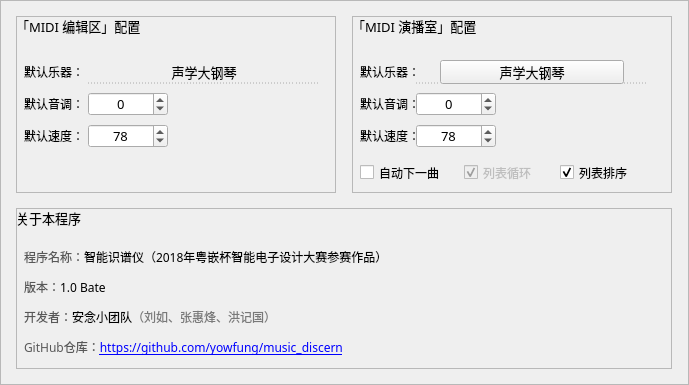
  <widget class="QFrame" name="settingBox">
   <property name="geometry">
    <rect>
     <x>96</x>
     <y>80</y>
     <width>689</width>
     <height>385</height>
    </rect>
   </property>
   <property name="styleSheet">
    <string notr="true">QFrame#settingBox {
	background-color: rgba(220, 220, 230, 0.85);
	border: 1px solid #edd;
}
QFrame#settingBox .QFrame {
	background-color: rgba(248, 248, 248, 0.85);
}
QFrame#settingBox QLabel#label_9 {
	background-color: rgba(170,170,170,0.6);
}
QFrame#settingBox QLabel#label_13 {
	background-color: rgba(170,170,170,0.6);
}
QFrame#settingBox QLabel#label_18 {
	background-color: rgba(170,170,170,0.6);
}
QFrame#settingBox .QComboBox, QFrame#settingBox .QSpinBox, QFrame#settingBox .QPushButton {
	border:none;
	border-bottom: 1px dashed #aaa;
	background-color: rgba(255,255,255,0);
}
QFrame#settingBox QComboBox:hover, QFrame#settingBox QSpinBox:hover, QFrame#settingBox QPushButton:hover {
	border-bottom: 1px dashed #048;
}</string>
   </property>
   <property name="frameShape">
    <enum>QFrame::StyledPanel</enum>
   </property>
   <property name="frameShadow">
    <enum>QFrame::Raised</enum>
   </property>
   <widget class="QFrame" name="editPageSettingBox">
    <property name="geometry">
     <rect>
      <x>16</x>
      <y>16</y>
      <width>320</width>
      <height>177</height>
     </rect>
    </property>
    <property name="frameShape">
     <enum>QFrame::StyledPanel</enum>
    </property>
    <property name="frameShadow">
     <enum>QFrame::Raised</enum>
    </property>
    <widget class="QLabel" name="label_9">
     <property name="geometry">
      <rect>
       <x>0</x>
       <y>0</y>
       <width>320</width>
       <height>32</height>
      </rect>
     </property>
     <property name="font">
      <font>
       <family>Microsoft YaHei</family>
       <pointsize>10</pointsize>
      </font>
     </property>
     <property name="text">
      <string>「MIDI 编辑区」配置</string>
     </property>
     <property name="textFormat">
      <enum>Qt::AutoText</enum>
     </property>
     <property name="scaledContents">
      <bool>false</bool>
     </property>
     <property name="alignment">
      <set>Qt::AlignLeading|Qt::AlignLeft|Qt::AlignTop</set>
     </property>
     <property name="wordWrap">
      <bool>false</bool>
     </property>
     <property name="margin">
      <number>6</number>
     </property>
     <property name="indent">
      <number>0</number>
     </property>
    </widget>
    <widget class="QLabel" name="label_19">
     <property name="geometry">
      <rect>
       <x>8</x>
       <y>40</y>
       <width>65</width>
       <height>32</height>
      </rect>
     </property>
     <property name="font">
      <font>
       <family>Microsoft YaHei</family>
       <pointsize>9</pointsize>
      </font>
     </property>
     <property name="text">
      <string>默认乐器：</string>
     </property>
    </widget>
    <widget class="QLabel" name="label_20">
     <property name="geometry">
      <rect>
       <x>8</x>
       <y>72</y>
       <width>65</width>
       <height>32</height>
      </rect>
     </property>
     <property name="font">
      <font>
       <family>Microsoft YaHei</family>
       <pointsize>9</pointsize>
      </font>
     </property>
     <property name="text">
      <string>默认音调：</string>
     </property>
    </widget>
    <widget class="QLabel" name="label_21">
     <property name="geometry">
      <rect>
       <x>8</x>
       <y>104</y>
       <width>65</width>
       <height>32</height>
      </rect>
     </property>
     <property name="font">
      <font>
       <family>Microsoft YaHei</family>
       <pointsize>9</pointsize>
      </font>
     </property>
     <property name="text">
      <string>默认速度：</string>
     </property>
    </widget>
    <widget class="QPushButton" name="set_edit_instruments_name">
     <property name="geometry">
      <rect>
       <x>96</x>
       <y>44</y>
       <width>184</width>
       <height>24</height>
      </rect>
     </property>
     <property name="font">
      <font>
       <family>Microsoft YaHei</family>
       <pointsize>10</pointsize>
      </font>
     </property>
     <property name="cursor">
      <cursorShape>ArrowCursor</cursorShape>
     </property>
     <property name="styleSheet">
      <string notr="true">QPushButton#set_edit_instruments_name {
	padding: 0px 8px;
	border:none;
	border-bottom:1px dashed #aaa;
}</string>
     </property>
     <property name="text">
      <string>声学大钢琴</string>
     </property>
    </widget>
    <widget class="QPushButton" name="set_edit_instruments_up">
     <property name="geometry">
      <rect>
       <x>280</x>
       <y>44</y>
       <width>24</width>
       <height>24</height>
      </rect>
     </property>
     <property name="cursor">
      <cursorShape>ArrowCursor</cursorShape>
     </property>
     <property name="styleSheet">
      <string notr="true">QPushButton#set_edit_instruments_up {
	image:url(:/widgets/resource/widgets/spinbox-up-normal.svg);
	border:none;
	border-bottom:1px dashed #aaa;
}
QPushButton#set_edit_instruments_up:hover {
	image:url(:/widgets/resource/widgets/spinbox-up-active.svg);
}</string>
     </property>
     <property name="text">
      <string/>
     </property>
    </widget>
    <widget class="QSpinBox" name="set_edit_spin_pitch">
     <property name="enabled">
      <bool>true</bool>
     </property>
     <property name="geometry">
      <rect>
       <x>72</x>
       <y>76</y>
       <width>80</width>
       <height>24</height>
      </rect>
     </property>
     <property name="font">
      <font>
       <family>Microsoft YaHei</family>
       <pointsize>10</pointsize>
       <underline>false</underline>
      </font>
     </property>
     <property name="alignment">
      <set>Qt::AlignCenter</set>
     </property>
     <property name="readOnly">
      <bool>false</bool>
     </property>
     <property name="minimum">
      <number>-20</number>
     </property>
     <property name="maximum">
      <number>20</number>
     </property>
     <property name="value">
      <number>0</number>
     </property>
    </widget>
    <widget class="QSpinBox" name="set_edit_spin_velocity">
     <property name="enabled">
      <bool>true</bool>
     </property>
     <property name="geometry">
      <rect>
       <x>72</x>
       <y>108</y>
       <width>80</width>
       <height>24</height>
      </rect>
     </property>
     <property name="font">
      <font>
       <family>Microsoft YaHei</family>
       <pointsize>10</pointsize>
       <underline>false</underline>
      </font>
     </property>
     <property name="alignment">
      <set>Qt::AlignCenter</set>
     </property>
     <property name="readOnly">
      <bool>false</bool>
     </property>
     <property name="maximum">
      <number>127</number>
     </property>
     <property name="value">
      <number>78</number>
     </property>
    </widget>
    <widget class="QPushButton" name="set_edit_instruments_down">
     <property name="geometry">
      <rect>
       <x>72</x>
       <y>44</y>
       <width>24</width>
       <height>24</height>
      </rect>
     </property>
     <property name="cursor">
      <cursorShape>ArrowCursor</cursorShape>
     </property>
     <property name="styleSheet">
      <string notr="true">QPushButton#set_edit_instruments_down {
	image:url(:/widgets/resource/widgets/spinbox-down-normal.svg);
	border:none;
	border-bottom:1px dashed #aaa;
}
QPushButton#set_edit_instruments_down:hover {
	image:url(:/widgets/resource/widgets/spinbox-down-active.svg);
}</string>
     </property>
     <property name="text">
      <string/>
     </property>
    </widget>
   </widget>
   <widget class="QFrame" name="playPageSettingBox">
    <property name="geometry">
     <rect>
      <x>352</x>
      <y>16</y>
      <width>320</width>
      <height>177</height>
     </rect>
    </property>
    <property name="frameShape">
     <enum>QFrame::StyledPanel</enum>
    </property>
    <property name="frameShadow">
     <enum>QFrame::Raised</enum>
    </property>
    <widget class="QLabel" name="label_13">
     <property name="geometry">
      <rect>
       <x>0</x>
       <y>0</y>
       <width>320</width>
       <height>32</height>
      </rect>
     </property>
     <property name="font">
      <font>
       <family>Microsoft YaHei</family>
       <pointsize>10</pointsize>
      </font>
     </property>
     <property name="text">
      <string>「MIDI 演播室」配置</string>
     </property>
     <property name="textFormat">
      <enum>Qt::AutoText</enum>
     </property>
     <property name="scaledContents">
      <bool>false</bool>
     </property>
     <property name="alignment">
      <set>Qt::AlignLeading|Qt::AlignLeft|Qt::AlignTop</set>
     </property>
     <property name="wordWrap">
      <bool>false</bool>
     </property>
     <property name="margin">
      <number>6</number>
     </property>
     <property name="indent">
      <number>0</number>
     </property>
    </widget>
    <widget class="QLabel" name="label_22">
     <property name="geometry">
      <rect>
       <x>8</x>
       <y>72</y>
       <width>65</width>
       <height>32</height>
      </rect>
     </property>
     <property name="font">
      <font>
       <family>Microsoft YaHei</family>
       <pointsize>9</pointsize>
      </font>
     </property>
     <property name="text">
      <string>默认音调：</string>
     </property>
    </widget>
    <widget class="QLabel" name="label_23">
     <property name="geometry">
      <rect>
       <x>8</x>
       <y>104</y>
       <width>65</width>
       <height>32</height>
      </rect>
     </property>
     <property name="font">
      <font>
       <family>Microsoft YaHei</family>
       <pointsize>9</pointsize>
      </font>
     </property>
     <property name="text">
      <string>默认速度：</string>
     </property>
    </widget>
    <widget class="QLabel" name="label_24">
     <property name="geometry">
      <rect>
       <x>8</x>
       <y>40</y>
       <width>65</width>
       <height>32</height>
      </rect>
     </property>
     <property name="font">
      <font>
       <family>Microsoft YaHei</family>
       <pointsize>9</pointsize>
      </font>
     </property>
     <property name="text">
      <string>默认乐器：</string>
     </property>
    </widget>
    <widget class="QCheckBox" name="set_play_autoNext">
     <property name="geometry">
      <rect>
       <x>8</x>
       <y>144</y>
       <width>89</width>
       <height>25</height>
      </rect>
     </property>
     <property name="font">
      <font>
       <family>Microsoft YaHei</family>
      </font>
     </property>
     <property name="text">
      <string>自动下一曲</string>
     </property>
    </widget>
    <widget class="QCheckBox" name="set_play_loop">
     <property name="enabled">
      <bool>false</bool>
     </property>
     <property name="geometry">
      <rect>
       <x>112</x>
       <y>144</y>
       <width>81</width>
       <height>25</height>
      </rect>
     </property>
     <property name="font">
      <font>
       <family>Microsoft YaHei</family>
      </font>
     </property>
     <property name="text">
      <string>列表循环</string>
     </property>
     <property name="checked">
      <bool>true</bool>
     </property>
    </widget>
    <widget class="QCheckBox" name="set_play_order">
     <property name="geometry">
      <rect>
       <x>208</x>
       <y>144</y>
       <width>97</width>
       <height>25</height>
      </rect>
     </property>
     <property name="font">
      <font>
       <family>Microsoft YaHei</family>
      </font>
     </property>
     <property name="text">
      <string>列表排序</string>
     </property>
     <property name="checked">
      <bool>true</bool>
     </property>
    </widget>
    <widget class="QSpinBox" name="set_play_spin_pitch">
     <property name="enabled">
      <bool>true</bool>
     </property>
     <property name="geometry">
      <rect>
       <x>64</x>
       <y>76</y>
       <width>80</width>
       <height>24</height>
      </rect>
     </property>
     <property name="font">
      <font>
       <family>Microsoft YaHei</family>
       <pointsize>10</pointsize>
       <underline>false</underline>
      </font>
     </property>
     <property name="alignment">
      <set>Qt::AlignCenter</set>
     </property>
     <property name="readOnly">
      <bool>false</bool>
     </property>
     <property name="minimum">
      <number>-20</number>
     </property>
     <property name="maximum">
      <number>20</number>
     </property>
     <property name="value">
      <number>0</number>
     </property>
    </widget>
    <widget class="QSpinBox" name="set_play_spin_velocity">
     <property name="enabled">
      <bool>true</bool>
     </property>
     <property name="geometry">
      <rect>
       <x>64</x>
       <y>108</y>
       <width>80</width>
       <height>24</height>
      </rect>
     </property>
     <property name="font">
      <font>
       <family>Microsoft YaHei</family>
       <pointsize>10</pointsize>
       <underline>false</underline>
      </font>
     </property>
     <property name="alignment">
      <set>Qt::AlignCenter</set>
     </property>
     <property name="readOnly">
      <bool>false</bool>
     </property>
     <property name="maximum">
      <number>127</number>
     </property>
     <property name="value">
      <number>78</number>
     </property>
    </widget>
    <widget class="QPushButton" name="set_play_instruments_name">
     <property name="geometry">
      <rect>
       <x>88</x>
       <y>44</y>
       <width>184</width>
       <height>24</height>
      </rect>
     </property>
     <property name="font">
      <font>
       <family>Microsoft YaHei</family>
       <pointsize>10</pointsize>
      </font>
     </property>
     <property name="cursor">
      <cursorShape>ArrowCursor</cursorShape>
     </property>
     <property name="styleSheet">
      <string notr="true">QPushButton#btn_instruments_name {
	padding: 0px 8px;
	border:none;
	border-bottom:1px dashed #aaa;
}</string>
     </property>
     <property name="text">
      <string>声学大钢琴</string>
     </property>
    </widget>
    <widget class="QPushButton" name="set_play_instruments_up">
     <property name="geometry">
      <rect>
       <x>272</x>
       <y>44</y>
       <width>24</width>
       <height>24</height>
      </rect>
     </property>
     <property name="cursor">
      <cursorShape>ArrowCursor</cursorShape>
     </property>
     <property name="styleSheet">
      <string notr="true">QPushButton#set_play_instruments_up {
	image:url(:/widgets/resource/widgets/spinbox-up-normal.svg);
	border:none;
	border-bottom:1px dashed #aaa;
}
QPushButton#set_play_instruments_up:hover {
	image:url(:/widgets/resource/widgets/spinbox-up-active.svg);
}</string>
     </property>
     <property name="text">
      <string/>
     </property>
    </widget>
    <widget class="QPushButton" name="set_play_instruments_down">
     <property name="geometry">
      <rect>
       <x>64</x>
       <y>44</y>
       <width>24</width>
       <height>24</height>
      </rect>
     </property>
     <property name="cursor">
      <cursorShape>ArrowCursor</cursorShape>
     </property>
     <property name="styleSheet">
      <string notr="true">QPushButton#set_play_instruments_down {
	image:url(:/widgets/resource/widgets/spinbox-down-normal.svg);
	border:none;
	border-bottom:1px dashed #aaa;
}
QPushButton#set_play_instruments_down:hover {
	image:url(:/widgets/resource/widgets/spinbox-down-active.svg);
}</string>
     </property>
     <property name="text">
      <string/>
     </property>
    </widget>
   </widget>
   <widget class="QFrame" name="aboutBox">
    <property name="geometry">
     <rect>
      <x>16</x>
      <y>208</y>
      <width>656</width>
      <height>161</height>
     </rect>
    </property>
    <property name="frameShape">
     <enum>QFrame::StyledPanel</enum>
    </property>
    <property name="frameShadow">
     <enum>QFrame::Raised</enum>
    </property>
    <widget class="QLabel" name="label_18">
     <property name="geometry">
      <rect>
       <x>0</x>
       <y>0</y>
       <width>656</width>
       <height>32</height>
      </rect>
     </property>
     <property name="font">
      <font>
       <family>Microsoft YaHei</family>
       <pointsize>10</pointsize>
      </font>
     </property>
     <property name="text">
      <string>关于本程序</string>
     </property>
     <property name="textFormat">
      <enum>Qt::AutoText</enum>
     </property>
     <property name="scaledContents">
      <bool>false</bool>
     </property>
     <property name="alignment">
      <set>Qt::AlignLeading|Qt::AlignLeft|Qt::AlignTop</set>
     </property>
     <property name="wordWrap">
      <bool>false</bool>
     </property>
     <property name="margin">
      <number>6</number>
     </property>
     <property name="indent">
      <number>0</number>
     </property>
    </widget>
    <widget class="QLabel" name="label_about">
     <property name="geometry">
      <rect>
       <x>8</x>
       <y>40</y>
       <width>641</width>
       <height>113</height>
      </rect>
     </property>
     <property name="font">
      <font>
       <family>Microsoft YaHei</family>
       <pointsize>9</pointsize>
      </font>
     </property>
     <property name="mouseTracking">
      <bool>true</bool>
     </property>
     <property name="styleSheet">
      <string notr="true"/>
     </property>
     <property name="frameShape">
      <enum>QFrame::NoFrame</enum>
     </property>
     <property name="frameShadow">
      <enum>QFrame::Plain</enum>
     </property>
     <property name="lineWidth">
      <number>1</number>
     </property>
     <property name="midLineWidth">
      <number>0</number>
     </property>
     <property name="text">
      <string>&lt;!DOCTYPE HTML PUBLIC &quot;-//W3C//DTD HTML 4.0//EN&quot; &quot;http://www.w3.org/TR/REC-html40/strict.dtd&quot;&gt;
&lt;html&gt;&lt;head&gt;&lt;meta name=&quot;qrichtext&quot; content=&quot;1&quot; /&gt;&lt;style type=&quot;text/css&quot;&gt;
p, li { white-space: pre-wrap; }
&lt;/style&gt;&lt;/head&gt;&lt;body style=&quot; font-family:'Microsoft YaHei'; font-size:9pt; font-weight:400; font-style:normal;&quot;&gt;
&lt;p style=&quot; margin-top:12px; margin-bottom:12px; margin-left:0px; margin-right:0px; -qt-block-indent:0; text-indent:0px;&quot;&gt;&lt;span style=&quot; color:#585858;&quot;&gt;程序名称：&lt;/span&gt;智能识谱仪（2018年粤嵌杯智能电子设计大赛参赛作品）&lt;/p&gt;
&lt;p style=&quot; margin-top:12px; margin-bottom:12px; margin-left:0px; margin-right:0px; -qt-block-indent:0; text-indent:0px;&quot;&gt;&lt;span style=&quot; color:#585858;&quot;&gt;版本：&lt;/span&gt;1.0 Bate&lt;/p&gt;
&lt;p style=&quot; margin-top:12px; margin-bottom:12px; margin-left:0px; margin-right:0px; -qt-block-indent:0; text-indent:0px;&quot;&gt;&lt;span style=&quot; color:#585858;&quot;&gt;开发者：&lt;/span&gt;安念小团队&lt;span style=&quot; color:#797979;&quot;&gt;（刘如、张惠烽、洪记国）&lt;/span&gt;&lt;/p&gt;
&lt;p style=&quot; margin-top:12px; margin-bottom:12px; margin-left:0px; margin-right:0px; -qt-block-indent:0; text-indent:0px;&quot;&gt;&lt;span style=&quot; color:#585858;&quot;&gt;GitHub仓库：&lt;/span&gt;&lt;a href=&quot;https://github.com/yowfung/music_discern&quot;&gt;&lt;span style=&quot; text-decoration: underline; color:#0000ff;&quot;&gt;https://github.com/yowfung/music_discern&lt;/span&gt;&lt;/a&gt;&lt;/p&gt;&lt;/body&gt;&lt;/html&gt;</string>
     </property>
     <property name="textFormat">
      <enum>Qt::AutoText</enum>
     </property>
     <property name="scaledContents">
      <bool>false</bool>
     </property>
     <property name="alignment">
      <set>Qt::AlignLeading|Qt::AlignLeft|Qt::AlignTop</set>
     </property>
     <property name="wordWrap">
      <bool>false</bool>
     </property>
     <property name="margin">
      <number>0</number>
     </property>
     <property name="indent">
      <number>0</number>
     </property>
     <property name="openExternalLinks">
      <bool>false</bool>
     </property>
     <property name="textInteractionFlags">
      <set>Qt::LinksAccessibleByMouse|Qt::TextSelectableByMouse</set>
     </property>
    </widget>
   </widget>
   <zorder>playPageSettingBox</zorder>
   <zorder>aboutBox</zorder>
   <zorder>editPageSettingBox</zorder>
  </widget>
